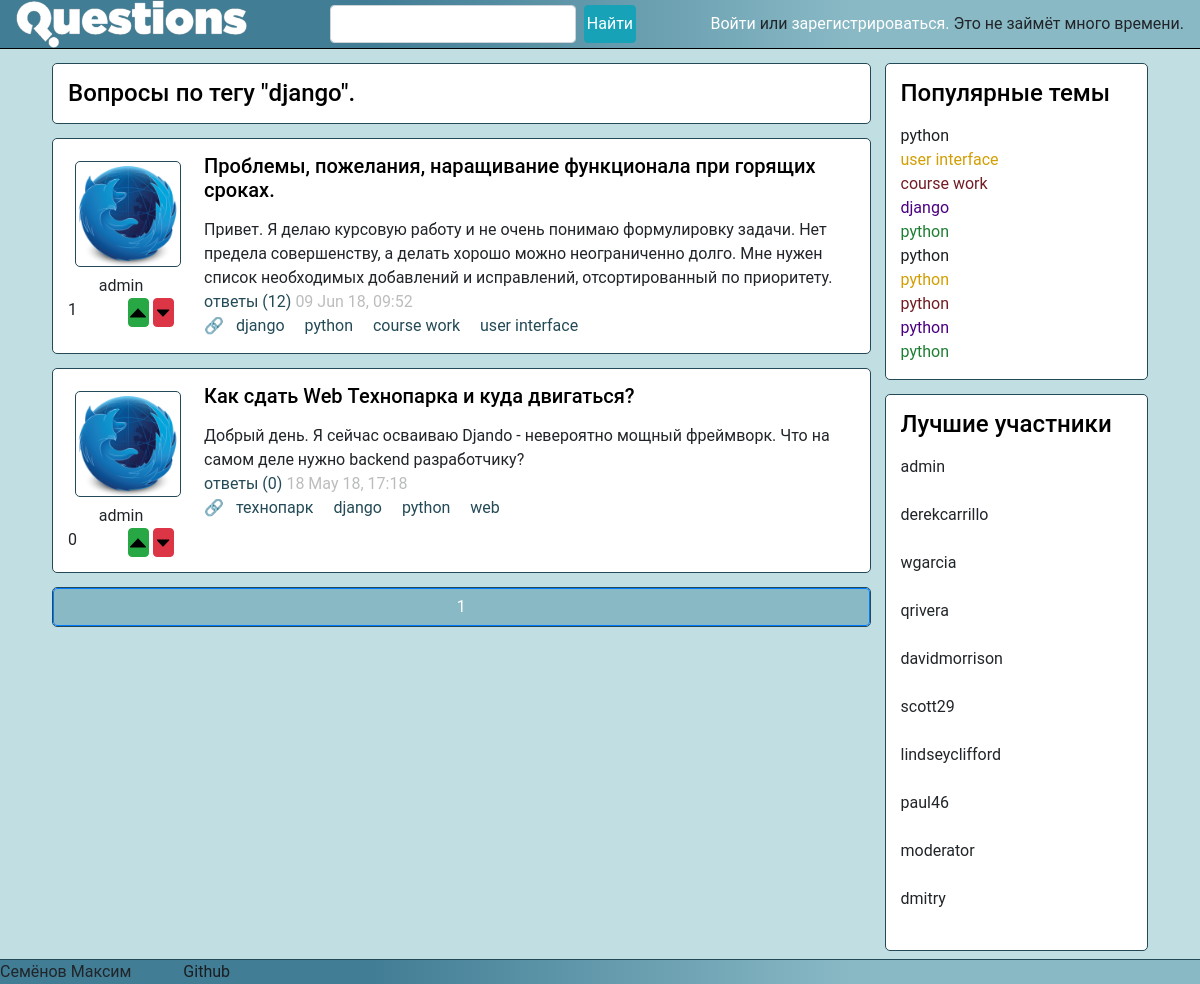
The page /tag/django/ on the database its author committed.
### question_answer/models.py (models this page shows)
class Question(models.Model):
    id = models.AutoField(primary_key=True)
    title = models.TextField()
    text = models.TextField()
    profile_id = models.ForeignKey(Profile, null=True, on_delete=models.SET_NULL)
    time = models.DateTimeField()
    rating = models.IntegerField(default=0)
    tags = models.ManyToManyField(Tag)

class Tag(models.Model):
    text = models.TextField()

class ExcerptTag(models.Model):
    text = models.TextField()

class ExcerptUsername(models.Model):
    username = models.TextField()

### question_answer/views.py (the view)
# urls.py: path('tag/<str:tag>/', views.one_tag_page, name='tag'),
def one_tag_page(request, tag, page=1):
    context = prepearer.tagged_question(tag=tag, page_number=page)
    return render(request, 'question_answer/one_tag_page.html', context=context)

### question_answer/context_processors.py (called while the page is built)
def extract_top_tag(request):
    return {
        "excerpt_tags": [i.text for i in models.ExcerptTag.objects.all()]
    }

def extract_top_users(request):
    return {
        "excerpt_usernames": [i.username for i in models.ExcerptUsername.objects.all()]
    }

### question_answer/data_prepearing.py (called while the page is built)
    def __taged_question(self, tag):
        return my_db.Question.objects.filter(tags__text=tag).order_by('-rating')

    def tagged_question(self, tag, page_number):
        questions_queryset = self.__taged_question(tag)
        context = self.__prepare_data(questions_queryset, page_number)
        context.update({"tag": tag})
        return context

### question_answer/paginator_lib.py (called while the page is built)
def five_before(page):
    if page.number <= 5:
        return [x for x in range(1, page.number)]
    else:
        return [x for x in range(page.number - 5, page.number)]

def five_after(page):
    if page.paginator.num_pages - page.number <= 5:
        return [x for x in range(page.number + 1, page.paginator.num_pages + 1)]
    else:
        return [x for x in range(page.number + 1, page.number + 5)]

def paginator_wrap(quwery_set, page_number):
    p = django.core.paginator.Paginator(quwery_set, 10)
    return p.get_page(page_number)

### question_answer/templates/question_answer/one_tag_page.html (shortened to what this page needs)
{% extends "question_answer/questions_tape.html" %}
{% block section_header %}
    <div class="main-captions bordered">
        <h4>Вопросы по тегу "{{ tag }}".</h4>
    </div>
{% endblock section_header %}
{% block pagination %}
    <nav class="bordered">
        <div class="pagination">
            <div class="page-item active">
                <a class="page-link" href="{% url 'tag_page' tag current_page %}">{{ current_page }}</a>
            </div>
        </div>
    </nav>
{% endblock pagination %}

### question_answer/templates/question_answer/questions_tape.html (shortened to what this page needs)
{% extends "question_answer/basic_page.html" %}
{% block links_in_header %}
    <link rel="stylesheet" href="/static/question_answer/hot_qestions.css" type="text/css">
{% endblock links_in_header %}
{% block main_content %}
    <div class="main-container d-flex flex-column">
        {% block section_header %}{% endblock section_header %}
        {% for question in questions %}
            <div class="question bordered">
                <div class="col-2">
                    <img class="img-filling bordered" src="{{ question.avatar_url }}">
                    <div class="text-center">{{ question.nickname }}</div>
                    <div class="rating-counter">
                        <span>{{ question.rating }}</span>
<form method="post" action="{% url "evaluation_of_questions" %}">
    <button type="submit" class="btn btn-success btn-up" name="action" value="plus">
        <svg xmlns="http://www.w3.org/2000/svg" class="icon icon--ui__rating-up icon--ui__rating-up_comments">
    <use xlink:href="#icon--ui__rating-up"></use>
</svg>
    </button>
    <button type="submit" class="btn btn-danger btn-down" name="action" value="minus">
        <svg xmlns="http://www.w3.org/2000/svg" class="icon icon--ui__rating-down icon--ui__rating-down_comments">
    <use xlink:href="#icon--ui__rating-down"></use>
</svg>
    </button>
</form>
                    </div>
                </div>
                <div class="qestion__content col-10">
                    <a href="{% url "question" question.id %}"><h5>{{ question.title }}</h5></a>
                    <div>{{ question.text }}</div>
                    <div>
                        <a href="{% url "question" question.id %}">ответы ({{ question.answers }})</a>
                        <span class="question_time">{{ question.time }}</span>
                    </div>
                    <div class="tags-field">
                        🔗
                        {% for tag in question.tags %}
                            <a href="{% url "tag" tag %}">{{ tag }}</a>
                        {% endfor %}
                    </div>
                </div>
            </div>
        {% endfor %}
    </div>
    {% block pagination %}{% endblock pagination %}
{% endblock main_content %}

### question_answer/templates/question_answer/basic_page.html (shortened to what this page needs)
<!DOCTYPE html>
<html lang="en">
<head>
    <link type="text/css" rel="stylesheet" href="/static/bootstrap/bootstrap.min.css">
    <link type="text/css" rel="stylesheet" href="/static/question_answer/basic_page.css">
    {% load static %}
    {% block links_in_header %}{% endblock links_in_header %}
</head>
<body>
<header class="gradient_backgraund">
    <a class="d-flex" href="/"><img class="logo" src="/static/img/question-logo-white.png"/></a>
    <form class="d-flex flex-row">
        <input class="form-control search-field" placeholder="" type="text">
        <button class="btn btn-info" type="submit">Найти</button>
    </form>
    {% if user.is_authenticated %}
        <div class="avatar-wrapper">
            <div class="">
                <img src="{{ user.profile.avatar.url }}" class="user-avatar bordered">
            </div>
            <div class="action-login">
                <h5 class="nickname">{{ user.first_name }}</h5>
                <a href="{% url "settings" %}">Настройки</a>
                <form class="logout-link" action="{% url "logout" %}" method="POST">
                    {% csrf_token %}
                    <input class="btn btn-link" type="submit" value="Выйти">
                </form>
            </div>
        </div>
    {% else %}
        <div><a href="{% url "login" %}">Войти</a> или <a href="{% url "signup" %}">зарегистрироваться.</a> Это не
            займёт много времени.
        </div>
    {% endif %}
</header>
<div class="container d-flex flex-column flex-lg-row flex-xl-row">
    <main class="right-column">
        {% block main_content %}{% endblock main_content %}
    </main>
    <div class="d-flex flex-row col-12 flex-lg-column col-lg-3 flex-xl-column col-xl-3 left-column">
        <div class="popular-tags-wrapper bordered flex-column">
            <h4 class="d-flex">Популярные темы</h4>
            <div class="popular-tags d-flex flex-column">
                {% for tag in excerpt_tags %}
                    <a class="d-flex" href="{% url 'tag' tag %}">{{ tag }}</a>
                {% endfor %}
            </div>
        </div>
        <div class="best-members-wrapper bordered flex-column">
            <h4 class="d-flex">Лучшие участники</h4>
            <div class="best-members d-flex flex-column">
                {% for username in excerpt_usernames %}
                    <div class="member d-flex">{{ username }}</div><br>
                {% endfor %}
            </div>
        </div>
    </div>
</div>
<div class="crutch_for_footer"></div>
<footer class="gradient_backgraund">
    <span>Семёнов Максим</span>
    <a href="https://github.com/OlegSchwann/Technopark-Web" class="github_link">Github</a>
</footer>
</body>
</html>

### static/question_answer/basic_page.css (style rules this page uses)
.bordered { border: 1px solid #234a56; border-radius: 5px; background: white; margin: 7px; }
h1, h2, h3, h4, h5, h6 { margin-bottom: 1pc; margin-top: 0; color: #000000; }
a { color: #234a56; }
html { position: relative; min-height: 100%; }
body { font-family: "Roboto", "Lucida Grande", "DejaVu Sans", "Bitstream Vera Sans", Verdana, Arial, sans-serif; background: #c1dee2; margin: 0; }
header { display: flex; flex-direction: row; justify-content: space-between; align-items: center; padding-left: 1rem; padding-right: 1rem; border-bottom: solid black 1px; margin-bottom: 7px; }
.gradient_backgraund { background: #417d95; background: -moz-linear-gradient(left, #417d95 31%, #89b9c5 71%); background: -webkit-linear-gradient(left, #417d95 31%, #89b9c5 71%); background: linear-gradient(to right, #417d95 31%, #89b9c5 71%); filter: progid:DXImageTransform.Microsoft.gradient(startColorstr='#417d95', endColorstr='#89b9c5', GradientType=1); }
.gradient_backgraund a, .btn-link, .btn-link:hover { color: #ffffff; }
.logo { height: 3rem; }
.search-field { margin-left: 0.5rem; margin-right: 0.5rem; width: auto; display: flex; flex-grow: 1; }
.img-filling { max-width: 100%; min-width: 100%; }
.left-column { padding-left: 0; padding-right: 0; margin: 0; align-content: stretch; }
.right-column { padding-right: 0; }
.popular-tags-wrapper { display: flex; flex-grow: 1; padding: 15px; margin-bottom: 7px; }
.popular-tags a:nth-child(5n+0) { color: #1e7e34; }
.popular-tags a:nth-child(5n+1) { color: #1d2124; }
.popular-tags a:nth-child(5n+2) { color: #d39e00; }
.popular-tags a:nth-child(5n+3) { color: #721c24; }
.popular-tags a:nth-child(5n+4) { color: indigo; }
.best-members-wrapper { display: flex; flex-grow: 1; padding: 15px; }
.best-members { display: flex; flex-direction: column; }
.member { display: block; }
.page-item.active a.page-link { background-color: #89b9c5; }
@media (min-width: 960px) { .left-column { align-content: flex-start; } }
@media (min-width: 960px) { .popular-tags-wrapper { flex-grow: 0; } }
@media (min-width: 960px) { .best-members-wrapper { flex-grow: 0; } }
.question_time { opacity: 0.3; }
.crutch_for_footer { min-height: calc(1.6rem + 1px); }
footer { position: absolute; bottom: 0; width: 100%; margin-top: 7px; border-top: 1px solid #234a56; height: 1.6rem; }
.github_link { color: #1b1e21 !important; margin-left: 3rem; }

### static/question_answer/hot_qestions.css (style rules this page uses)
.main-captions { display: flex; align-items: flex-end; justify-content: space-between; padding: 15px; }
.main-captions h4 { margin: 0; }
.question { display: flex; flex-direction: row; padding-top: 15px; padding-bottom: 15px; }
.img-filling { max-width: 100%; min-width: 100%; }
.rating-counter { display: flex; flex-direction: row; align-content: center; justify-content: space-between; }
.btn { padding: 0.1rem; }
.btn-up svg { width: 1rem; height: 1rem; }
.btn-down svg { width: 1rem; height: 1rem; padding: 0.1rem; }
.tags-field a { margin-left: 0.5em; margin-right: 0.5em; }
.page-item { flex-grow: 1; text-align: center; }

### rows shown on the page
Question: title "Проблемы, пожелания, наращивание функционала при горящих сроках.", text "Привет. Я делаю курсовую работу и не очень понимаю формулировку задачи. Нет предела совершенству, а делать хорошо можно неограниченно долго. Мне нужен список необходимых добавлений и исправлений, отсортированный по приоритету."
Tag: tags "django" "django"
Tag: tags "python" "python"
Tag: tags "course work"
Tag: tags "user interface"
Question: title "Как сдать Web Технопарка и куда двигаться?", text "Добрый день. Я сейчас осваиваю Djando - невероятно мощный фреймворк. Что на самом деле нужно backend разработчику?"
Tag: tags "технопарк"
Tag: tags "web"
ExcerptTag: excerpt_tags "python"
ExcerptTag: excerpt_tags "user interface"
ExcerptTag: excerpt_tags "course work"
ExcerptTag: excerpt_tags "django"
ExcerptTag: excerpt_tags "python"
ExcerptTag: excerpt_tags "python"
ExcerptTag: excerpt_tags "python"
ExcerptTag: excerpt_tags "python"
ExcerptTag: excerpt_tags "python"
ExcerptTag: excerpt_tags "python"
ExcerptUsername: excerpt_usernames "admin"
ExcerptUsername: excerpt_usernames "derekcarrillo"
ExcerptUsername: excerpt_usernames "wgarcia"
ExcerptUsername: excerpt_usernames "qrivera"
ExcerptUsername: excerpt_usernames "davidmorrison"
ExcerptUsername: excerpt_usernames "scott29"
ExcerptUsername: excerpt_usernames "lindseyclifford"
ExcerptUsername: excerpt_usernames "paul46"
ExcerptUsername: excerpt_usernames "moderator"
ExcerptUsername: excerpt_usernames "dmitry"

### other values the page prints
{{ tag }} "django"
{{ question.nickname }} "admin" "admin"
{{ question.rating }} "1" "0"
{{ question.answers }} "12" "0"
{{ question.time }} "09 Jun 18, 09:52" "18 May 18, 17:18"
{{ current_page }} "1"
